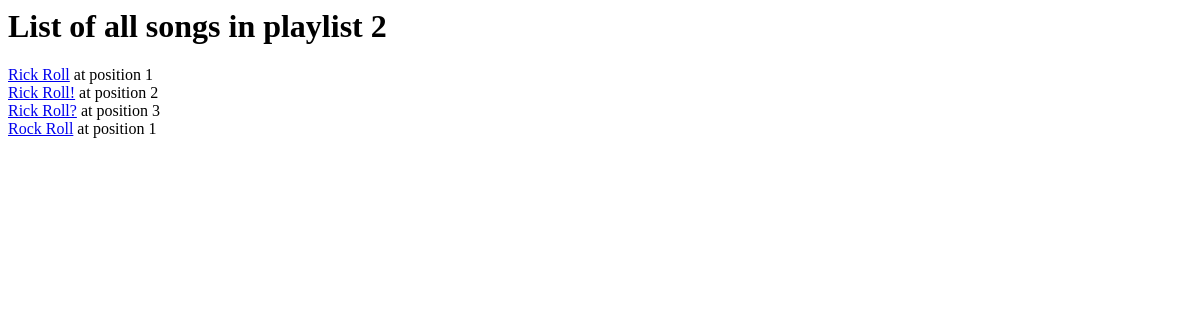
The app's page /songs/2/, older data.
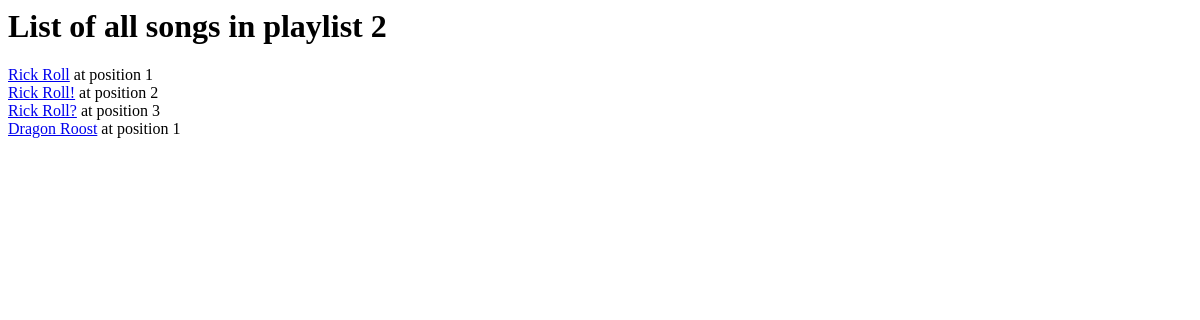
The same page, newer data.
### songs/models.py (models this page shows)
class Song(models.Model):
	playlist = models.ForeignKey(Playlist, default = 1)
	songName = models.CharField(max_length = 200)
	songUrl = models.CharField(max_length = 250)
	playlistID = models.IntegerField(default = 1)
	playlistPosition = models.IntegerField(default = 1)

### songs/views.py (the view)
# urls.py: url(r'^(?P<playlist_id>\d+)/$', views.playlist, name = 'playlist'),
def playlist(request, playlist_id):
    song_list = Song.objects.filter(playlistID__exact=playlist_id)
    template = templateLoader.get_template("songs/playlistList.html")
    contextVars = {
        "playlistID" : playlist_id,
        "song_list"  : song_list
    }
    return render(request, "songs/playlistList.html", contextVars)

### songs/templates/songs/playlistList.html
<html>
    <head><title>Playlist {{ playlistID }}</title></head>
    <h1>List of all songs in playlist {{ playlistID }}</h1>
    <body>
    {% if song_list %}
        {% for song in song_list %}
        <a href="{{ song.songUrl }}">{{ song.songName }}</a> at position {{ song.playlistPosition }} </br>
        {% endfor %}
    {% else %}
        <p>Playlist empty. Maybe you should add something so the party doesn't get awkward.</p>
    {% endif %}
    </body>
</html>

Row changes from the older to the newer data that the page shows:
changed Song: songName "Rock Roll" → "Dragon Roost"
